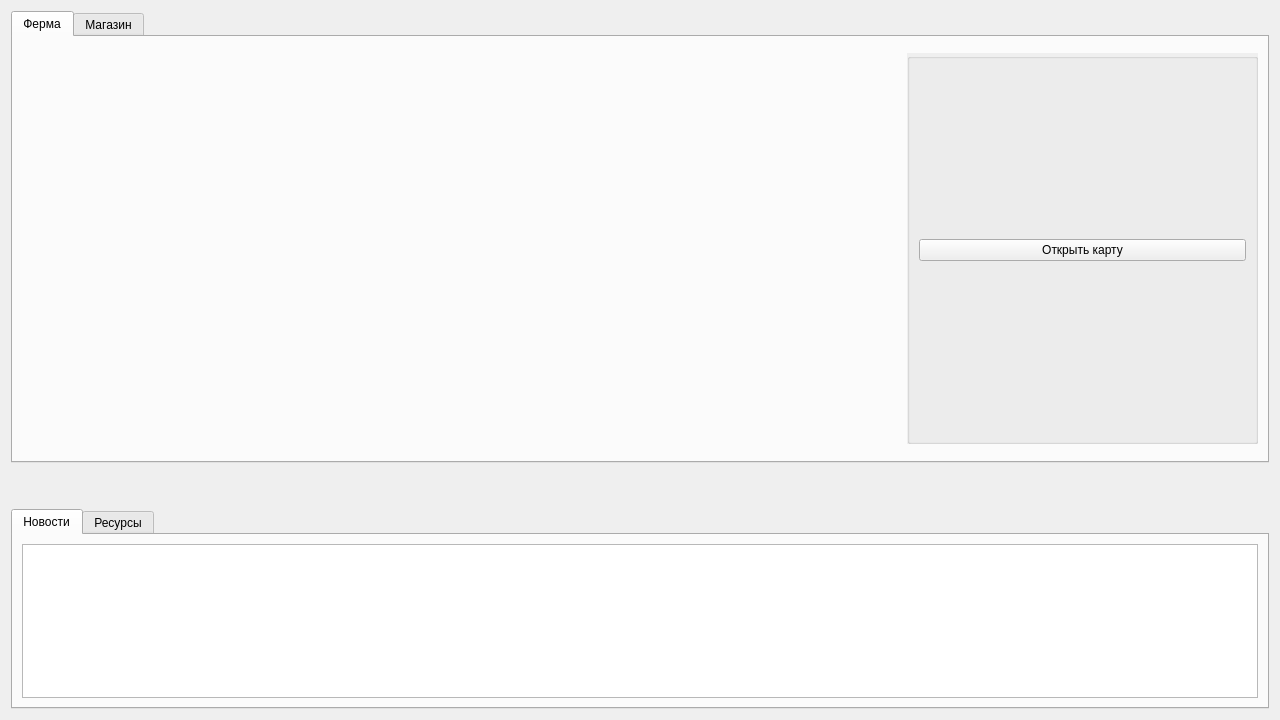
<?xml version="1.0" encoding="UTF-8"?>
<ui version="4.0">
 <class>Form</class>
 <widget class="QWidget" name="Form">
  <property name="geometry">
   <rect>
    <x>0</x>
    <y>0</y>
    <width>1280</width>
    <height>720</height>
   </rect>
  </property>
  <property name="minimumSize">
   <size>
    <width>1280</width>
    <height>720</height>
   </size>
  </property>
  <property name="windowTitle">
   <string>Пчелиный Остров</string>
  </property>
  <property name="windowOpacity">
   <double>1.000000000000000</double>
  </property>
  <layout class="QVBoxLayout" name="verticalLayout">
   <item>
    <widget class="QTabWidget" name="tabWidget">
     <property name="minimumSize">
      <size>
       <width>0</width>
       <height>0</height>
      </size>
     </property>
     <property name="currentIndex">
      <number>0</number>
     </property>
     <widget class="QWidget" name="tab">
      <attribute name="title">
       <string>Ферма</string>
      </attribute>
      <layout class="QGridLayout" name="gridLayout">
       <property name="leftMargin">
        <number>9</number>
       </property>
       <property name="topMargin">
        <number>0</number>
       </property>
       <property name="rightMargin">
        <number>9</number>
       </property>
       <property name="bottomMargin">
        <number>0</number>
       </property>
       <property name="spacing">
        <number>0</number>
       </property>
       <item row="0" column="0">
        <widget class="QStackedWidget" name="stackedWidget">
         <widget class="QWidget" name="page"/>
         <widget class="QWidget" name="page_2"/>
        </widget>
       </item>
       <item row="0" column="1">
        <widget class="QGroupBox" name="groupBox">
         <property name="minimumSize">
          <size>
           <width>351</width>
           <height>391</height>
          </size>
         </property>
         <property name="maximumSize">
          <size>
           <width>351</width>
           <height>391</height>
          </size>
         </property>
         <property name="autoFillBackground">
          <bool>true</bool>
         </property>
         <property name="title">
          <string/>
         </property>
         <property name="flat">
          <bool>false</bool>
         </property>
         <layout class="QVBoxLayout" name="verticalLayout_4">
          <item>
           <widget class="QPushButton" name="openMapBtn">
            <property name="text">
             <string>Открыть карту</string>
            </property>
           </widget>
          </item>
         </layout>
        </widget>
       </item>
      </layout>
     </widget>
     <widget class="QWidget" name="tab_5">
      <attribute name="title">
       <string>Магазин</string>
      </attribute>
     </widget>
    </widget>
   </item>
   <item>
    <spacer name="verticalSpacer">
     <property name="orientation">
      <enum>Qt::Vertical</enum>
     </property>
     <property name="sizeType">
      <enum>QSizePolicy::Fixed</enum>
     </property>
     <property name="sizeHint" stdset="0">
      <size>
       <width>20</width>
       <height>40</height>
      </size>
     </property>
    </spacer>
   </item>
   <item>
    <widget class="QTabWidget" name="tabWidget_2">
     <property name="minimumSize">
      <size>
       <width>0</width>
       <height>130</height>
      </size>
     </property>
     <property name="maximumSize">
      <size>
       <width>16777215</width>
       <height>200</height>
      </size>
     </property>
     <property name="currentIndex">
      <number>0</number>
     </property>
     <widget class="QWidget" name="tab_3">
      <attribute name="title">
       <string>Новости</string>
      </attribute>
      <layout class="QVBoxLayout" name="verticalLayout_2">
       <item>
        <widget class="QTextEdit" name="board">
         <property name="font">
          <font>
           <pointsize>10</pointsize>
          </font>
         </property>
         <property name="horizontalScrollBarPolicy">
          <enum>Qt::ScrollBarAlwaysOff</enum>
         </property>
         <property name="readOnly">
          <bool>true</bool>
         </property>
        </widget>
       </item>
      </layout>
     </widget>
     <widget class="QWidget" name="tab_4">
      <attribute name="title">
       <string>Ресурсы</string>
      </attribute>
      <layout class="QVBoxLayout" name="verticalLayout_3">
       <item>
        <widget class="QTableWidget" name="resourceTable">
         <row>
          <property name="text">
           <string>Количество</string>
          </property>
          <property name="textAlignment">
           <set>AlignCenter</set>
          </property>
         </row>
         <column>
          <property name="text">
           <string>Мёд</string>
          </property>
         </column>
         <column>
          <property name="text">
           <string>Золото</string>
          </property>
         </column>
         <column>
          <property name="text">
           <string>Серебро</string>
          </property>
         </column>
         <column>
          <property name="text">
           <string>Древесина</string>
          </property>
         </column>
         <item row="0" column="0">
          <property name="text">
           <string>10</string>
          </property>
          <property name="textAlignment">
           <set>AlignCenter</set>
          </property>
          <property name="flags">
           <set>ItemIsEnabled</set>
          </property>
         </item>
         <item row="0" column="1">
          <property name="text">
           <string>10</string>
          </property>
          <property name="textAlignment">
           <set>AlignCenter</set>
          </property>
          <property name="flags">
           <set>ItemIsEnabled</set>
          </property>
         </item>
         <item row="0" column="2">
          <property name="text">
           <string>10</string>
          </property>
          <property name="textAlignment">
           <set>AlignCenter</set>
          </property>
          <property name="flags">
           <set>ItemIsEnabled</set>
          </property>
         </item>
         <item row="0" column="3">
          <property name="text">
           <string>10</string>
          </property>
          <property name="textAlignment">
           <set>AlignCenter</set>
          </property>
          <property name="flags">
           <set>ItemIsEnabled</set>
          </property>
         </item>
        </widget>
       </item>
      </layout>
     </widget>
    </widget>
   </item>
  </layout>
 </widget>
 <resources>
  <include location="../res/images/map1.qrc"/>
 </resources>
 <connections/>
</ui>
